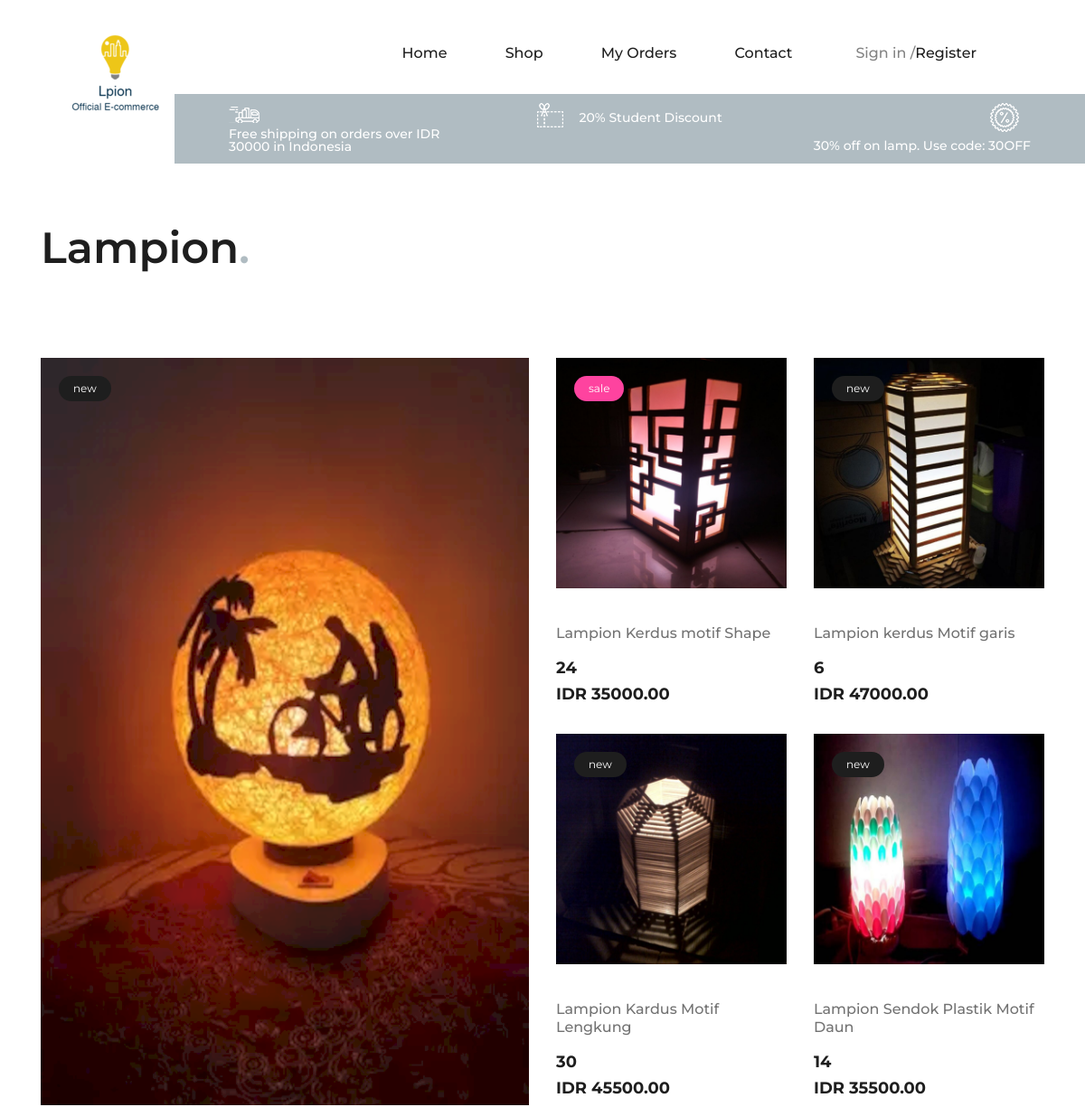
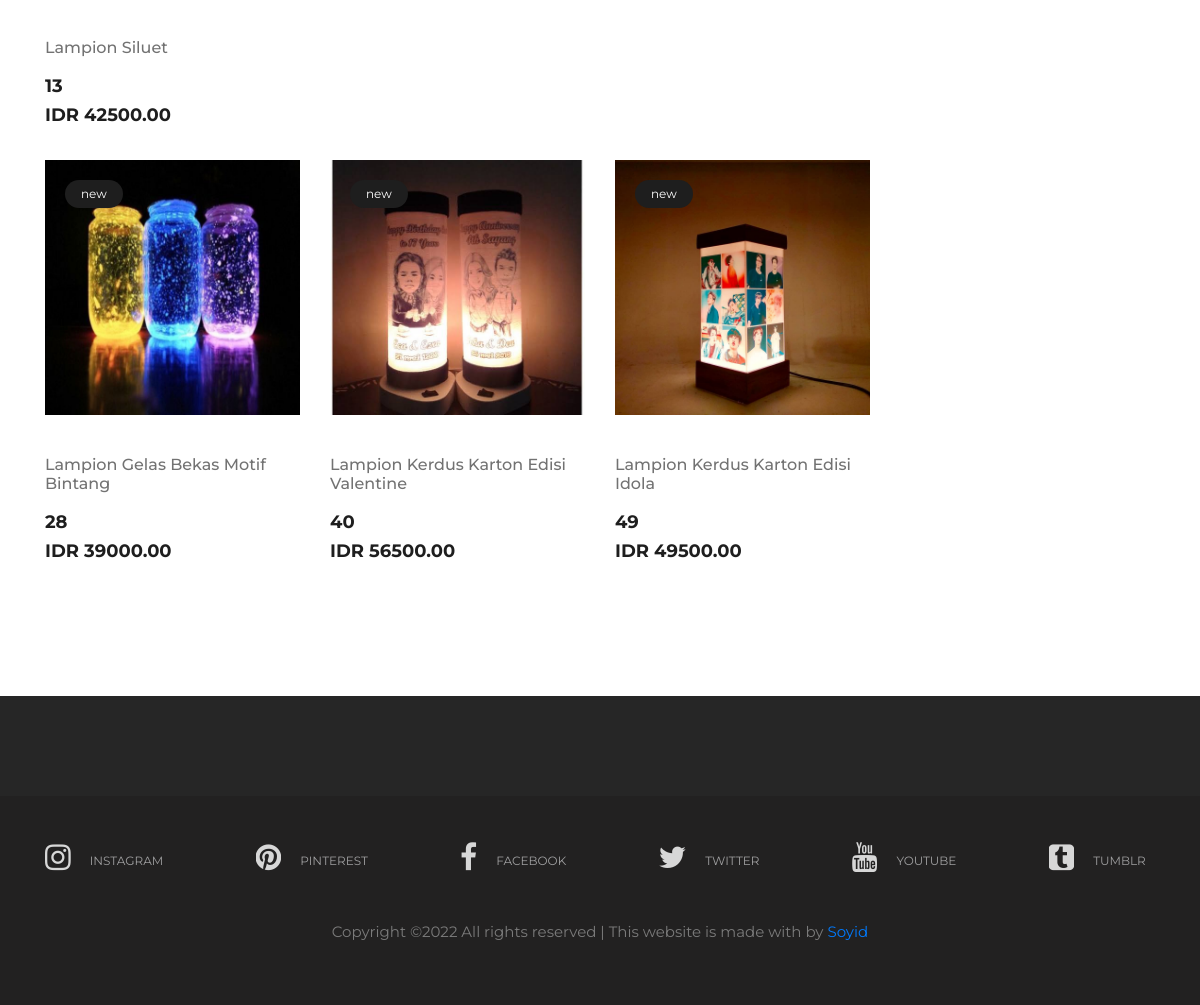
/categories.php, run on the app's committed database (2 pictures, top to bottom).
### tables this page shows
CREATE TABLE `products` (
  `id` int(11) NOT NULL,
  `product_code` varchar(60) NOT NULL,
  `product_name` varchar(60) NOT NULL,
  `product_img_name` varchar(60) NOT NULL,
  `qty` int(5) NOT NULL,
  `price` decimal(10,2) NOT NULL
);

### categories.php (the view, shortened to what this page needs)
<?php
include 'config.php';
?>
<!DOCTYPE html>
<html lang="zxx">
<head>
    <link rel="stylesheet" href="css/bootstrap.min.css" type="text/css">
    <link rel="stylesheet" href="css/font-awesome.min.css" type="text/css">
    <link rel="stylesheet" href="css/nice-select.css" type="text/css">
    <link rel="stylesheet" href="css/owl.carousel.min.css" type="text/css">
    <link rel="stylesheet" href="css/magnific-popup.css" type="text/css">
    <link rel="stylesheet" href="css/slicknav.min.css" type="text/css">
    <link rel="stylesheet" href="css/style.css" type="text/css">
</head>
<body>
    <header class="header-section">
        <div class="container-fluid">
            <div class="inner-header">
                <div class="logo">
                    <a href="./index.php"><img src="img/logo2.png" alt=""></a>
                </div>
                <div class="user-access">
                <?php
                    if(isset($_SESSION['username'])){
                        echo '<a href="account.php">My Account /</a>';
                        echo '<a href="logout.php">Log Out</a>';
                    }
                    else{
                        echo '<a href="login.php" class="in">Sign in /</a>';
                        echo '<a href="register.php">Register</a>';
                    }
                ?>
                </div>
                <nav class="main-menu mobile-menu">
                    <ul>
                        <li><a href="./index.php">Home</a></li>
                        <li><a href="./categories.php">Shop</a>
                        </li>
                        <li><a href="./orders.php">My Orders</a></li>
                        <li><a href="./contact.php">Contact</a></li>
                    </ul>
                </nav>
            </div>
        </div>
    </header>
    <div class="header-info">
        <div class="container-fluid">
            <div class="row">
                <div class="col-md-4">
                    <div class="header-item">
                        <img src="img/icons/delivery.png" alt="">
                        <p>Free shipping on orders over IDR 30000 in Indonesia</p>
                    </div>
                </div>
                <div class="col-md-4 text-left text-lg-center">
                    <div class="header-item">
                        <img src="img/icons/voucher.png" alt="">
                        <p>20% Student Discount</p>
                    </div>
                </div>
                <div class="col-md-4 text-left text-xl-right">
                    <div class="header-item">
                    <img src="img/icons/sales.png" alt="">
                    <p>30% off on lamp. Use code: 30OFF</p>
                </div>
                </div>
            </div>
        </div>
    </div>
    <section class="page-add">
        <div class="container">
            <div class="row">
                <div class="col-lg-4">
                    <div class="page-breadcrumb">
                        <h2>Lampion<span>.</span></h2>
                    </div>
                </div>
            </div>
        </div>
    </section>
    <section class="categories-page spad">
        <div class="container">
            <div class="row">
                <div class="col-lg-6 col-md-6">
                    <div class="single-product-item">
                    <?php
                        $result = $mysqli->query('SELECT * FROM products where id = 8');
                        if($result) {
                            $obj = $result->fetch_object();
                            echo '<figure>';
                            echo '<img src="Admin/img/' .$obj->product_img_name.'" alt="">';
                            echo '<div class="p-status">new</div>';
                        echo '</figure>';
                        echo '<div class="product-text">';
                            echo '<a href="#">';
                                echo '<h6>' .$obj->product_name.'</h6>';
                            echo '</a>';
                            echo '<p>'.$obj->qty.'</p>';
                            echo '<p>IDR '.$obj->price.'</p>';
                        echo '</div>';
                        }
                        ?>
                    </div>
                </div>
                <div class="col-lg-6 col-md-6">
                    <div class="row">
                        <div class="col-lg-6 col-md-6">
                            <div class="single-product-item">
                            <?php
                                $result = $mysqli->query('SELECT * FROM products where id = 1');
                                if($result) {
                                    $obj = $result->fetch_object();
                                    echo '<figure>';
                                    echo '<img src="Admin/img/' .$obj->product_img_name.'" alt="">';
                                    echo '<div class="p-status sale">sale</div>';
                                echo '</figure>';
                                echo '<div class="product-text">';
                                    echo '<a href="#">';
                                        echo '<h6>' .$obj->product_name.'</h6>';
                                    echo '</a>';
                                    echo '<p>'.$obj->qty.'</p>';
                                    echo '<p>IDR '.$obj->price.'</p>';
                                echo '</div>';
                                }
                            ?>
                            </div>
                        </div>
                        <div class="col-lg-6 col-md-6">
                            <div class="single-product-item">
                            <?php
                        $result = $mysqli->query('SELECT * FROM products where id = 2');
                        if($result) {
                            $obj = $result->fetch_object();
                            echo '<figure>';
                            echo '<img src="Admin/img/' .$obj->product_img_name.'" alt="">';
                            echo '<div class="p-status">new</div>';
                        echo '</figure>';
                        echo '<div class="product-text">';
                            echo '<a href="#">';
                                echo '<h6>' .$obj->product_name.'</h6>';
                            echo '</a>';
                            echo '<p>'.$obj->qty.'</p>';
                            echo '<p>IDR '.$obj->price.'</p>';
                        echo '</div>';
                        }
                        ?>
                            </div>
                        </div>
                        <div class="col-lg-6 col-md-6">
                            <div class="single-product-item">
                            <?php
                        $result = $mysqli->query('SELECT * FROM products where id = 3');
                        if($result) {
                            $obj = $result->fetch_object();
                            echo '<figure>';
                            echo '<img src="Admin/img/' .$obj->product_img_name.'" alt="">';
                            echo '<div class="p-status">new</div>';
                        echo '</figure>';
                        echo '<div class="product-text">';
                            echo '<a href="#">';
                                echo '<h6>' .$obj->product_name.'</h6>';
                            echo '</a>';
                            echo '<p>'.$obj->qty.'</p>';
                            echo '<p>IDR '.$obj->price.'</p>';
                        echo '</div>';
                        }
                        ?>
                            </div>
                        </div>
                        <div class="col-lg-6 col-md-6">
                            <div class="single-product-item">
                            <?php
                        $result = $mysqli->query('SELECT * FROM products where id = 4');
                        if($result) {
                            $obj = $result->fetch_object();
                            echo '<figure>';
                            echo '<img src="Admin/img/' .$obj->product_img_name.'" alt="">';
                            echo '<div class="p-status">new</div>';
                        echo '</figure>';
                        echo '<div class="product-text">';
                            echo '<a href="#">';
                                echo '<h6>' .$obj->product_name.'</h6>';
                            echo '</a>';
                            echo '<p>'.$obj->qty.'</p>';
                            echo '<p>IDR '.$obj->price.'</p>';
                        echo '</div>';
                        }
                        ?>
                            </div>
                        </div>
                    </div>
                </div>
                <div class="col-lg-3 col-md-6">
                    <div class="single-product-item">
                    <?php
                        $result = $mysqli->query('SELECT * FROM products where id = 5');
                        if($result) {
                            $obj = $result->fetch_object();
                            echo '<figure>';
                            echo '<img src="Admin/img/' .$obj->product_img_name.'" alt="">';
                            echo '<div class="p-status">new</div>';
                        echo '</figure>';
                        echo '<div class="product-text">';
                            echo '<a href="#">';
                                echo '<h6>' .$obj->product_name.'</h6>';
                            echo '</a>';
                            echo '<p>'.$obj->qty.'</p>';
                            echo '<p>IDR '.$obj->price.'</p>';
                        echo '</div>';
                        }
                        ?>
                    </div>
                </div>
                <div class="col-lg-3 col-md-6">
                    <div class="single-product-item">
                    <?php
                        $result = $mysqli->query('SELECT * FROM products where id = 6');
                        if($result) {
                            $obj = $result->fetch_object();
                            echo '<figure>';
                            echo '<img src="Admin/img/' .$obj->product_img_name.'" alt="">';
                            echo '<div class="p-status">new</div>';
                        echo '</figure>';
                        echo '<div class="product-text">';
                            echo '<a href="#">';
                                echo '<h6>' .$obj->product_name.'</h6>';
                            echo '</a>';
                            echo '<p>'.$obj->qty.'</p>';
                            echo '<p>IDR '.$obj->price.'</p>';
                        echo '</div>';
                        }
                        ?>
                    </div>
                </div>
                <div class="col-lg-3 col-md-6">
                    <div class="single-product-item">
                    <?php
                        $result = $mysqli->query('SELECT * FROM products where id = 7');
                        if($result) {
                            $obj = $result->fetch_object();
                            echo '<figure>';
                            echo '<img src="Admin/img/' .$obj->product_img_name.'" alt="">';
                            echo '<div class="p-status">new</div>';
                        echo '</figure>';
                        echo '<div class="product-text">';
                            echo '<a href="#">';
                                echo '<h6>' .$obj->product_name.'</h6>';
                            echo '</a>';
                            echo '<p>'.$obj->qty.'</p>';
                            echo '<p>IDR '.$obj->price.'</p>';
                        echo '</div>';
                        }
                        ?>
                    </div>
                </div>
            </div>
        </div>
    </section>
    <footer class="footer-section spad">
        <div class="social-links-warp">
			<div class="container">
				<div class="social-links">
					<a href="" class="instagram"><i class="fa fa-instagram"></i><span>instagram</span></a>
					<a href="" class="pinterest"><i class="fa fa-pinterest"></i><span>pinterest</span></a>
					<a href="" class="facebook"><i class="fa fa-facebook"></i><span>facebook</span></a>
					<a href="" class="twitter"><i class="fa fa-twitter"></i><span>twitter</span></a>
					<a href="" class="youtube"><i class="fa fa-youtube"></i><span>youtube</span></a>
					<a href="" class="tumblr"><i class="fa fa-tumblr-square"></i><span>tumblr</span></a>
				</div>
			</div>
<div class="container text-center pt-5">
                <p>
  Copyright &copy; All rights reserved | This website is made with  by <a href="https://colorlib.com" target="_blank">Soyid</a>
  </p>
            </div>
		</div>
    </footer>
</body>
</html>

### data on the page
products: product_img_name (picture), product_name "Lampion Siluet", qty "13", price "42500.00"
products: product_img_name (picture), product_name "Lampion Kerdus motif Shape", qty "24", price "35000.00"
products: product_img_name (picture), product_name "Lampion kerdus Motif garis", qty "6", price "47000.00"
products: product_img_name (picture), product_name "Lampion Kardus Motif Lengkung", qty "30", price "45500.00"
products: product_img_name (picture), product_name "Lampion Sendok Plastik Motif Daun", qty "14", price "35500.00"
products: product_img_name (picture), product_name "Lampion Gelas Bekas Motif Bintang", qty "28", price "39000.00"
products: product_img_name (picture), product_name "Lampion Kerdus Karton Edisi Valentine", qty "40", price "56500.00"
products: product_img_name (picture), product_name "Lampion Kerdus Karton Edisi Idola", qty "49", price "49500.00"
